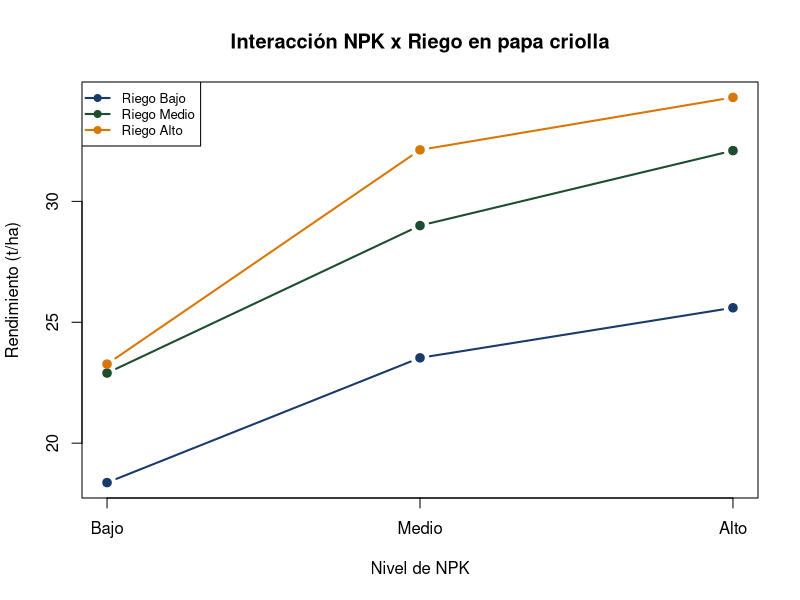
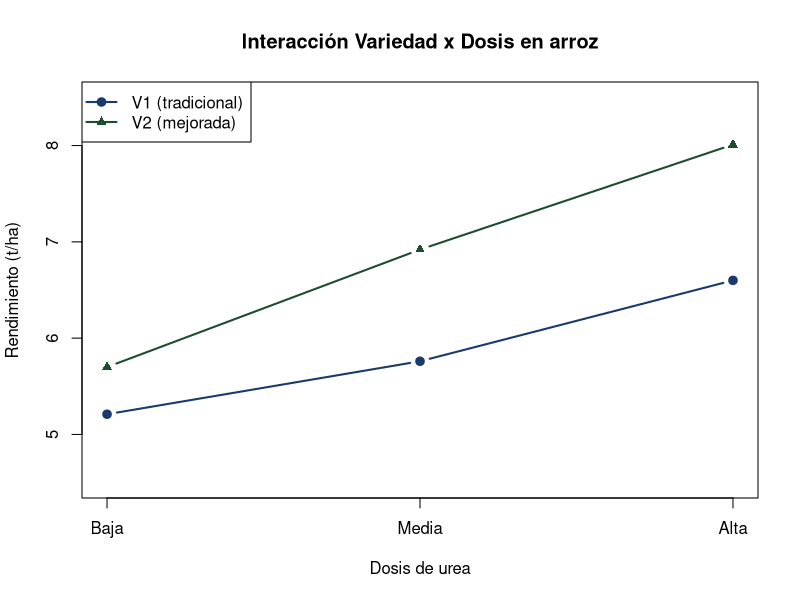

Write the R code that produced these figures, in order.
## ---- chunk 1
#| label: interaccion-papa
#| echo: false
#| fig-height: 3.2
medias <- matrix(c(18.37,23.53,25.60, 22.90,29.00,32.10, 23.27,32.13,34.30),
                  nrow=3, dimnames=list(c("Bajo","Medio","Alto"), c("Bajo","Medio","Alto")))
matplot(1:3, medias, type="b", pch=19, lty=1, lwd=2, col=c("#1a3a6b","#1b4d2e","#d97706"),
        xaxt="n", xlab="Nivel de NPK", ylab="Rendimiento (t/ha)",
        main="Interacción NPK x Riego en papa criolla")
axis(1, at=1:3, labels=c("Bajo","Medio","Alto"))
legend("topleft", legend=c("Riego Bajo","Riego Medio","Riego Alto"), col=c("#1a3a6b","#1b4d2e","#d97706"), lty=1, lwd=2, pch=19, cex=0.8)
## ---- chunk 2
#| label: interaccion-arroz
#| echo: false
#| fig-height: 3.4
m1 <- c(5.21, 5.76, 6.60)
m2 <- c(5.70, 6.92, 8.01)
plot(1:3, m1, type="b", pch=19, lwd=2, col="#1a3a6b", ylim=c(4.5,8.5),
     xaxt="n", xlab="Dosis de urea", ylab="Rendimiento (t/ha)",
     main="Interacción Variedad x Dosis en arroz")
lines(1:3, m2, type="b", pch=17, lwd=2, col="#1b4d2e")
axis(1, at=1:3, labels=c("Baja","Media","Alta"))
legend("topleft", legend=c("V1 (tradicional)","V2 (mejorada)"), col=c("#1a3a6b","#1b4d2e"), lty=1, lwd=2, pch=c(19,17))
